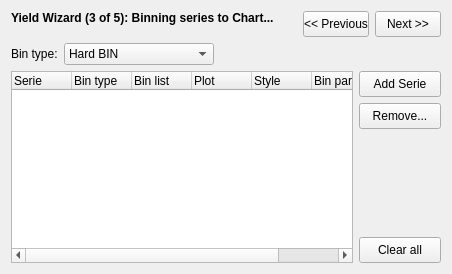
           <widget class="QWidget" name="page3of5">
            <layout class="QGridLayout" name="gridLayout_7">
             <item row="0" column="0">
              <layout class="QHBoxLayout">
               <item>
                <widget class="QLabel" name="labelSQL_YieldWizard_Page3">
                 <property name="text">
                  <string>&lt;b&gt;Yield Wizard (3 of 5): Binning series to Chart...&lt;/b&gt;</string>
                 </property>
                 <property name="alignment">
                  <set>Qt::AlignLeading|Qt::AlignLeft|Qt::AlignTop</set>
                 </property>
                 <property name="wordWrap">
                  <bool>false</bool>
                 </property>
                </widget>
               </item>
               <item>
                <spacer name="spacer17">
                 <property name="orientation">
                  <enum>Qt::Horizontal</enum>
                 </property>
                 <property name="sizeType">
                  <enum>QSizePolicy::Expanding</enum>
                 </property>
                 <property name="sizeHint" stdset="0">
                  <size>
                   <width>23</width>
                   <height>9</height>
                  </size>
                 </property>
                </spacer>
               </item>
               <item>
                <widget class="QPushButton" name="buttonSQL_YieldWizard_PreviousPage3">
                 <property name="sizePolicy">
                  <sizepolicy hsizetype="Fixed" vsizetype="Fixed">
                   <horstretch>0</horstretch>
                   <verstretch>0</verstretch>
                  </sizepolicy>
                 </property>
                 <property name="minimumSize">
                  <size>
                   <width>66</width>
                   <height>26</height>
                  </size>
                 </property>
                 <property name="maximumSize">
                  <size>
                   <width>66</width>
                   <height>26</height>
                  </size>
                 </property>
                 <property name="toolTip">
                  <string>Wizard: Previous page</string>
                 </property>
                 <property name="text">
                  <string>&lt;&lt; Previous</string>
                 </property>
                </widget>
               </item>
               <item>
                <widget class="QPushButton" name="buttonSQL_YieldWizard_NextPage3">
                 <property name="sizePolicy">
                  <sizepolicy hsizetype="Fixed" vsizetype="Fixed">
                   <horstretch>0</horstretch>
                   <verstretch>0</verstretch>
                  </sizepolicy>
                 </property>
                 <property name="minimumSize">
                  <size>
                   <width>66</width>
                   <height>26</height>
                  </size>
                 </property>
                 <property name="maximumSize">
                  <size>
                   <width>66</width>
                   <height>26</height>
                  </size>
                 </property>
                 <property name="toolTip">
                  <string>Wizard: Next page</string>
                 </property>
                 <property name="text">
                  <string>Next &gt;&gt;</string>
                 </property>
                </widget>
               </item>
              </layout>
             </item>
             <item row="1" column="0">
              <layout class="QHBoxLayout">
               <item>
                <widget class="QLabel" name="labelSQL_YieldWizard_BinType">
                 <property name="text">
                  <string>Bin type:</string>
                 </property>
                 <property name="wordWrap">
                  <bool>false</bool>
                 </property>
                </widget>
               </item>
               <item>
                <widget class="QComboBox" name="comboSQL_YieldWizard_BinType">
                 <property name="minimumSize">
                  <size>
                   <width>150</width>
                   <height>0</height>
                  </size>
                 </property>
                 <property name="toolTip">
                  <string>Binning type to focus on...</string>
                 </property>
                 <item>
                  <property name="text">
                   <string>Hard BIN</string>
                  </property>
                 </item>
                 <item>
                  <property name="text">
                   <string>Soft BIN</string>
                  </property>
                 </item>
                </widget>
               </item>
               <item>
                <spacer name="spacer19">
                 <property name="orientation">
                  <enum>Qt::Horizontal</enum>
                 </property>
                 <property name="sizeType">
                  <enum>QSizePolicy::Expanding</enum>
                 </property>
                 <property name="sizeHint" stdset="0">
                  <size>
                   <width>71</width>
                   <height>16</height>
                  </size>
                 </property>
                </spacer>
               </item>
              </layout>
             </item>
             <item row="2" column="0">
              <layout class="QHBoxLayout">
               <item>
                <widget class="QTreeWidget" name="mUi_qtwSQLYieldWizardSeriesView">
                 <property name="rootIsDecorated">
                  <bool>false</bool>
                 </property>
                 <attribute name="headerDefaultSectionSize">
                  <number>60</number>
                 </attribute>
                 <column>
                  <property name="text">
                   <string>Serie</string>
                  </property>
                 </column>
                 <column>
                  <property name="text">
                   <string>Bin type</string>
                  </property>
                 </column>
                 <column>
                  <property name="text">
                   <string>Bin list</string>
                  </property>
                 </column>
                 <column>
                  <property name="text">
                   <string>Plot</string>
                  </property>
                 </column>
                 <column>
                  <property name="text">
                   <string>Style</string>
                  </property>
                 </column>
                 <column>
                  <property name="text">
                   <string>Bin pareto</string>
                  </property>
                 </column>
                 <column>
                  <property name="text">
                   <string>Table data</string>
                  </property>
                 </column>
                </widget>
               </item>
               <item>
                <layout class="QVBoxLayout">
                 <item>
                  <widget class="QPushButton" name="buttonSQL_YieldWizard_AddSerie">
                   <property name="sizePolicy">
                    <sizepolicy hsizetype="Fixed" vsizetype="Fixed">
                     <horstretch>0</horstretch>
                     <verstretch>0</verstretch>
                    </sizepolicy>
                   </property>
                   <property name="minimumSize">
                    <size>
                     <width>82</width>
                     <height>26</height>
                    </size>
                   </property>
                   <property name="maximumSize">
                    <size>
                     <width>82</width>
                     <height>26</height>
                    </size>
                   </property>
                   <property name="toolTip">
                    <string>Add serie to chart</string>
                   </property>
                   <property name="text">
                    <string>Add Serie</string>
                   </property>
                  </widget>
                 </item>
                 <item>
                  <widget class="QPushButton" name="buttonSQL_YieldWizard_RemoveSerie">
                   <property name="sizePolicy">
                    <sizepolicy hsizetype="Fixed" vsizetype="Fixed">
                     <horstretch>0</horstretch>
                     <verstretch>0</verstretch>
                    </sizepolicy>
                   </property>
                   <property name="minimumSize">
                    <size>
                     <width>82</width>
                     <height>26</height>
                    </size>
                   </property>
                   <property name="maximumSize">
                    <size>
                     <width>82</width>
                     <height>26</height>
                    </size>
                   </property>
                   <property name="toolTip">
                    <string>Add serie to chart</string>
                   </property>
                   <property name="text">
                    <string>Remove...</string>
                   </property>
                  </widget>
                 </item>
                 <item>
                  <spacer name="spacer18">
                   <property name="orientation">
                    <enum>Qt::Vertical</enum>
                   </property>
                   <property name="sizeType">
                    <enum>QSizePolicy::Expanding</enum>
                   </property>
                   <property name="sizeHint" stdset="0">
                    <size>
                     <width>8</width>
                     <height>32</height>
                    </size>
                   </property>
                  </spacer>
                 </item>
                 <item>
                  <widget class="QPushButton" name="buttonSQL_YieldWizardClearSeries">
                   <property name="sizePolicy">
                    <sizepolicy hsizetype="Fixed" vsizetype="Fixed">
                     <horstretch>0</horstretch>
                     <verstretch>0</verstretch>
                    </sizepolicy>
                   </property>
                   <property name="minimumSize">
                    <size>
                     <width>82</width>
                     <height>26</height>
                    </size>
                   </property>
                   <property name="maximumSize">
                    <size>
                     <width>82</width>
                     <height>26</height>
                    </size>
                   </property>
                   <property name="toolTip">
                    <string>Clear all series</string>
                   </property>
                   <property name="text">
                    <string>Clear all</string>
                   </property>
                  </widget>
                 </item>
                </layout>
               </item>
              </layout>
             </item>
            </layout>
           </widget>
